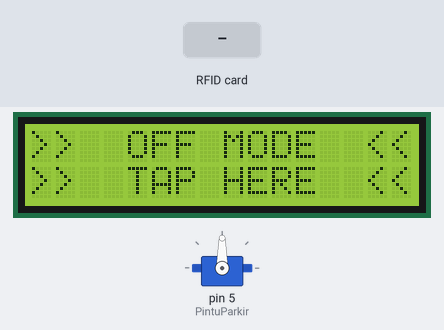
A sketch run on a simulated Arduino Mega 2560, built with avr-gcc and run on an emulated ATmega2560. Parts: 16×2 character LCD, servo. The inputs (shaded band) are chosen by the test bench. What the sketch prints to the serial monitor is not drawn.

Above: at 3.3 s.
3.4 s: RFID card 3B 7B D7 C0 held to the reader
At 3.55 s:
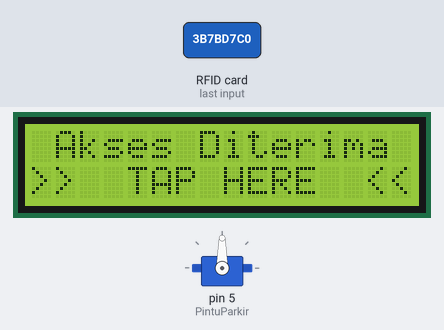
At 4.2 s:
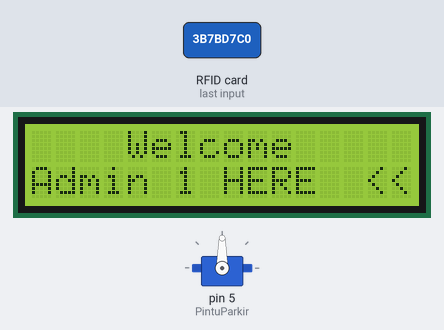
Timing chart, 0 to 6.4 s (numbered marks = the images above; inputs shaded):
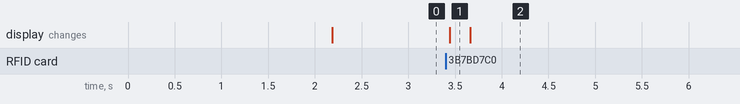

The sketch:

TugasRFID_DNA.ino
```cpp
  // ----- SERVO BEGIN
#include <Servo.h>
Servo PintuParkir;
  // ----- SERVO END
  // ----- RFID BEGIN
  /* Mega2560 ---- UNO
   *
   * MOSI 51  ----
   * MISO 50  ----
   * SCK      ----
   */
#include <MFRC522.h>
#define SS_PIN 53 // SDA
#define RST_PIN 49 // RST
  MFRC522 rfid(SS_PIN, RST_PIN);
  MFRC522::MIFARE_Key key;
  String id;
  boolean AlatMode = false;
  // ----- RFID END
  // ----- PIR BEGIN
  int InputPir = 6;
  int pirState = LOW;
  int ReadPIR = 0;
  int val;
  // ----- PIR END
  // ----- LCD BEGIN
#include <Wire.h>
#include <LiquidCrystal_I2C.h>
  LiquidCrystal_I2C lcd(0x27, 16, 2);
  // ----- LCD END

#define LedPin 2
#define PintuBuka 3
#define PintuTutup 4

// servopin 5

void setup() {
  SPI.begin();
  rfid.PCD_Init();
  lcd.begin();
  Serial.begin(9600);

  PintuParkir.attach(5);
  lcd.setCursor(0,0);
  lcd.print("Loading");
  lcd.setCursor(0,8);
  for(int t = 0; t > 8;t++){
    lcd.print(".");
    delay(100);
  }
  lcd.setCursor(0,0);
  lcd.print("> Sistem Aktif <");
  lcd.setCursor(0,1);
  lcd.print("Office Automasi ");
  delay(2000);
  lcd.clear();
}

void loop() {

  if(AlatMode == true){

  }
  else{
    Serial.println(" Alat Dimatikan ");
    lcd.setCursor(0,0);
    lcd.print(">>  OFF MODE  <<");
    lcd.setCursor(0,1);
    lcd.print(">>  TAP HERE  <<");
    rfid_card();
  }
}

void rfid_card(){
  if ( ! rfid.PICC_IsNewCardPresent())
    return;

  // Verify if the NUID has been readed
  if ( ! rfid.PICC_ReadCardSerial())
    return;

  Serial.print(F("PICC type: "));
  MFRC522::PICC_Type piccType = rfid.PICC_GetType(rfid.uid.sak);
  Serial.println(rfid.PICC_GetTypeName(piccType));
  id = String(rfid.uid.uidByte[0], HEX) +
  String(rfid.uid.uidByte[1], HEX) +
  String(rfid.uid.uidByte[2], HEX) +
  String(rfid.uid.uidByte[3], HEX);
  rfid.PICC_HaltA();
  Serial.println(id);
  if (id == "21ab9d1" || // master
  id == "3b7bd7c0" || // admin1
  id == "20d5473b" || // admin2
  id == "cb84dcc0" ){ // admin3
    if(AlatMode == false){
      AlatMode = true;
      if(id == "21ab9d1"){
        id = "Master Max";
      }
      else if(id == "3b7bd7c0"){
        id = "Admin 1";
      }
      else if(id == "20d5473b"){
        id = "Admin 2";
      }
      else if(id == "cb84dcc0"){
        id = "Admin 3";
      }
      Serial.println("Welcome : " + String(id));
      lcd.setCursor(0,0);
      lcd.print(" Akses Diterima ");
      delay(200);
      lcd.setCursor(0,0);
      lcd.print("    Welcome     ");
      lcd.setCursor(0,1);
      lcd.print(id);
    }
    else if(AlatMode == true){
      AlatMode = false;
      Serial.println(" Alat Dimatikan ");
      lcd.setCursor(0,0);
      lcd.print(" Alat Dimatikan ");
    }
  }
  else{
    Serial.println("Akses Dilarang !!!");
    lcd.setCursor(0,0);
    lcd.print("Akses Ditolak !!!");
    delay(100);
    lcd.clear();
  }
  id = "0";
}

void pirmotion(){
  val = digitalRead(InputPir);
  delay(1);
  if (val == HIGH) {
    digitalWrite(LedPin, HIGH);
    delay(1);
    if (pirState == LOW) {
      Serial.println("Terdeteksi suatu pergerakan!");
      pirState = HIGH;
    }
  }
  else {
      digitalWrite(LedPin, LOW);
      delay(1);
      if (pirState == HIGH){
        Serial.println("Motion ended!");
        pirState = LOW;
    }
  }
}
```

Measured:
- after the input at 3.4 s, the display: changes at once (image 1)
